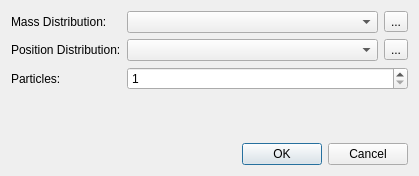
<?xml version="1.0" encoding="UTF-8"?>
<ui version="4.0">
 <class>PairedSettingsDialog</class>
 <widget class="QDialog" name="PairedSettingsDialog">
  <property name="geometry">
   <rect>
    <x>0</x>
    <y>0</y>
    <width>419</width>
    <height>176</height>
   </rect>
  </property>
  <property name="windowTitle">
   <string>Paired Model Settings</string>
  </property>
  <layout class="QVBoxLayout" name="verticalLayout_2">
   <item>
    <layout class="QFormLayout" name="formLayout">
     <property name="fieldGrowthPolicy">
      <enum>QFormLayout::AllNonFixedFieldsGrow</enum>
     </property>
     <item row="1" column="0">
      <widget class="QLabel" name="label">
       <property name="text">
        <string>Mass Distribution:</string>
       </property>
      </widget>
     </item>
     <item row="2" column="0">
      <widget class="QLabel" name="label_2">
       <property name="text">
        <string>Position Distribution:</string>
       </property>
      </widget>
     </item>
     <item row="1" column="1">
      <layout class="QHBoxLayout" name="horizontalLayout_2">
       <item>
        <widget class="QComboBox" name="massCombo"/>
       </item>
       <item>
        <widget class="QToolButton" name="massSettings">
         <property name="text">
          <string>...</string>
         </property>
        </widget>
       </item>
      </layout>
     </item>
     <item row="2" column="1">
      <layout class="QHBoxLayout" name="horizontalLayout_3">
       <item>
        <widget class="QComboBox" name="posCombo"/>
       </item>
       <item>
        <widget class="QToolButton" name="posSettings">
         <property name="text">
          <string>...</string>
         </property>
        </widget>
       </item>
      </layout>
     </item>
     <item row="3" column="0">
      <widget class="QLabel" name="label_3">
       <property name="text">
        <string>Particles:</string>
       </property>
      </widget>
     </item>
     <item row="3" column="1">
      <widget class="QSpinBox" name="numParticles">
       <property name="minimum">
        <number>1</number>
       </property>
       <property name="maximum">
        <number>1000000000</number>
       </property>
      </widget>
     </item>
    </layout>
   </item>
   <item>
    <widget class="QDialogButtonBox" name="buttonBox">
     <property name="orientation">
      <enum>Qt::Horizontal</enum>
     </property>
     <property name="standardButtons">
      <set>QDialogButtonBox::Cancel|QDialogButtonBox::Ok</set>
     </property>
    </widget>
   </item>
  </layout>
 </widget>
 <resources/>
 <connections>
  <connection>
   <sender>buttonBox</sender>
   <signal>accepted()</signal>
   <receiver>PairedSettingsDialog</receiver>
   <slot>accept()</slot>
   <hints>
    <hint type="sourcelabel">
     <x>248</x>
     <y>254</y>
    </hint>
    <hint type="destinationlabel">
     <x>157</x>
     <y>274</y>
    </hint>
   </hints>
  </connection>
  <connection>
   <sender>buttonBox</sender>
   <signal>rejected()</signal>
   <receiver>PairedSettingsDialog</receiver>
   <slot>reject()</slot>
   <hints>
    <hint type="sourcelabel">
     <x>316</x>
     <y>260</y>
    </hint>
    <hint type="destinationlabel">
     <x>286</x>
     <y>274</y>
    </hint>
   </hints>
  </connection>
 </connections>
 <slots>
  <slot>showMassSettings()</slot>
  <slot>showPositionSettings()</slot>
 </slots>
</ui>
